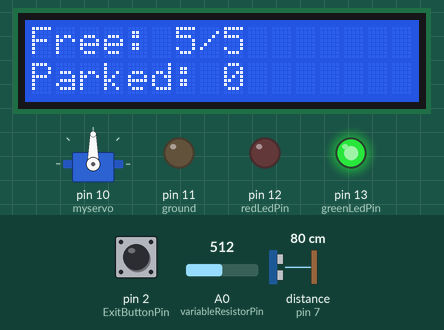
Simulated run of this sketch. Board: Arduino Uno, built with avr-gcc and run on an emulated ATmega328P. On the bench: servo, 16×2 character LCD, output pins drawn as LEDs (lit = HIGH). Wiring (inferred from the names in the program): ultrasonic range finder: trigger pin 6; echo pin 7. The inputs (shaded band) are chosen by the test bench; at power-on: distance to the obstacle (sensor on pin 7) 80 cm, pin 2 (ExitButtonPin) HIGH, A0 (variableResistorPin) = 512. The echo pulse lasts 58.3 µs per cm; pins used as bus, display or sensor lines are not drawn; what the sketch prints to the serial monitor is not drawn.

Above: at 3.3 s.
3.4 s: distance to the obstacle (sensor on pin 7) set to 54 cm
6.4 s: distance to the obstacle (sensor on pin 7) set to 47 cm
At 6.9 s:
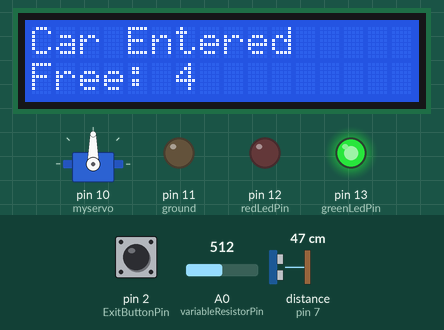
At 8.77 s:
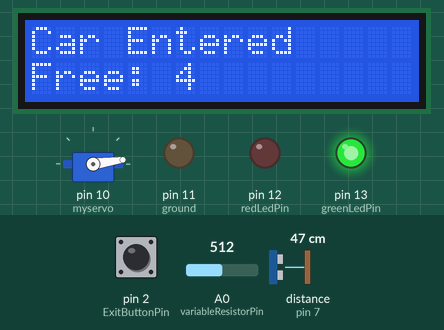
9.4 s: distance to the obstacle (sensor on pin 7) set to 60 cm
At 9.67 s:
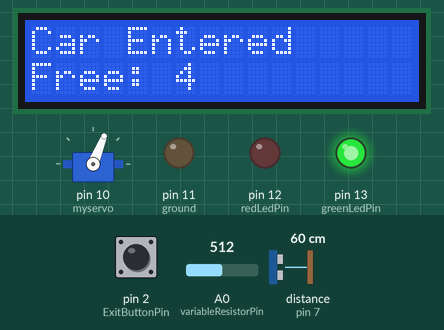
12.4 s: pin 2 (ExitButtonPin) pulled LOW for 3.2 s
At 18.1 s:
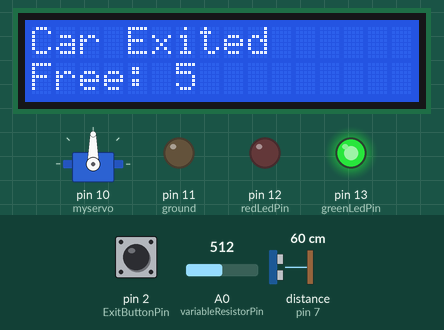
18.5 s: distance to the obstacle (sensor on pin 7) set to 120 cm
21.5 s: A0 (variableResistorPin) set to 106
24.5 s: A0 (variableResistorPin) set to 94
Timing chart, 0 to 27.5 s (numbered marks = the images above; inputs shaded):
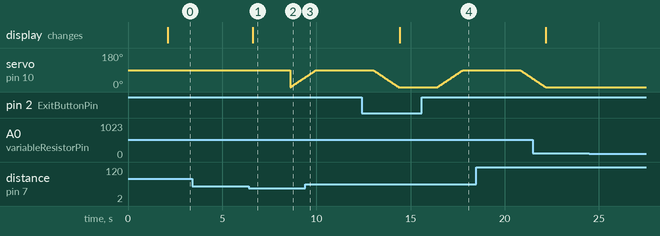

Measured:
- the behaviour switches between 51 and 50 cm on distance to the obstacle (sensor on pin 7) (found by bisection; images 0 and 1)
- after the input at 3.4 s, every drawn part: stays the same
- after the input at 6.4 s, the display: changes after 0.22 s (image 1)
- after the input at 12.4 s, the display: changes after 2.0 s (image 4)
- after the input at 24.5 s, every drawn part: stays the same

The sketch:

sketch_dec13e.ino
```cpp
#include <Servo.h>
#include <Wire.h>
#include <LiquidCrystal_I2C.h>

LiquidCrystal_I2C lcd(0x20, 16, 2); // I2C address 0x20, 16x2 LCD
Servo myservo;

// Pins for ultrasonic sensor and LEDs
#define trigPin 6
#define echoPin 7
#define redLedPin 12
#define greenLedPin 13
#define ground 11

// Variable resistor and manual override
#define variableResistorPin A0
#define ExitButtonPin 2

// Parking system variables
const int totalSpaces = 5;
int freeSpaces = totalSpaces;
int parkedCars = 0;

// Ultrasonic sensor variables
long duration;

// Initialize the system
void setup() {
  Serial.begin(9600); // Start serial communication at 9600 baud rate
  Serial.println("kjhiguyfdzxghh");
  pinMode(trigPin, OUTPUT);
  pinMode(echoPin, INPUT);
  pinMode(redLedPin, OUTPUT);
  pinMode(ground, OUTPUT);
  pinMode(greenLedPin, OUTPUT);
  pinMode(ExitButtonPin, INPUT_PULLUP);

  digitalWrite(ground, LOW);
  digitalWrite(redLedPin, LOW);
  digitalWrite(greenLedPin, HIGH);

  myservo.attach(10);
  lcd.begin(16, 2);

  Serial.println("Parking System Initialized"); // Debug message
  lcd.print("Parking System");
  delay(2000);
  lcd.clear();
  updateLCD();
}

void loop() {
  int distance = measureDistance(); // Measure distance from ultrasonic sensor
  int manualOverride = analogRead(variableResistorPin); // Read variable resistor value

  // Debugging serial prints for distance and manual override
  Serial.print("Measured Distance: ");
  Serial.print(distance);
  Serial.println(" cm");
  Serial.print("Manual Override Value: ");
  Serial.println(manualOverride);

  // Handle car entry
  if (freeSpaces > 0 && distance > 0 && distance < 50) {
    Serial.println("Car detected! Attempting entry...");
    handleCarEntry();
  }

  // Handle car exit
  if (digitalRead(ExitButtonPin) == LOW && freeSpaces < totalSpaces) {
    Serial.println("Exit button pressed! Attempting exit...");
    handleCarExit();
  }

  // Update LEDs and display
  updateLEDs();
  updateLCD();

  delay(100); // Delay for smoother operation
}

// Handle car entry
void handleCarEntry() {
  freeSpaces--;
  parkedCars++;

  // Serial debug prints
  Serial.println("Car Entered:");
  Serial.print("Free Spaces: ");
  Serial.println(freeSpaces);
  Serial.print("Parked Cars: ");
  Serial.println(parkedCars);

  lcd.clear();
  lcd.print("Car Entered");
  lcd.setCursor(0, 1);
  lcd.print("Free: ");
  lcd.print(freeSpaces);
  delay(2000);

  openGate();
  delay(3000);
  closeGate();
}

// Handle car exit
void handleCarExit() {
  freeSpaces++;
  parkedCars--;

  // Serial debug prints
  Serial.println("Car Exited:");
  Serial.print("Free Spaces: ");
  Serial.println(freeSpaces);
  Serial.print("Parked Cars: ");
  Serial.println(parkedCars);

  lcd.clear();
  lcd.print("Car Exited");
  lcd.setCursor(0, 1);
  lcd.print("Free: ");
  lcd.print(freeSpaces);
  delay(2000);

  openGate();
  delay(3000);
  closeGate();
}

// Measure distance using ultrasonic sensor
int measureDistance() {
  digitalWrite(trigPin, LOW);
  delayMicroseconds(2);
  digitalWrite(trigPin, HIGH);
  delayMicroseconds(10);
  digitalWrite(trigPin, LOW);

  duration = pulseIn(echoPin, HIGH);
  int distance = duration * 0.034 / 2; // Convert to cm

  // Serial debug print for distance
  Serial.print("Ultrasonic Sensor Distance: ");
  Serial.print(distance);
  Serial.println(" cm");

  return distance;
}

// Open gate
void openGate() {
  Serial.println("Opening Gate...");
  for (int pos = 0; pos <= 90; pos++) {
    myservo.write(pos);
    delay(15);
  }
  Serial.println("Gate Opened.");
}

// Close gate
void closeGate() {
  Serial.println("Closing Gate...");
  for (int pos = 90; pos >= 0; pos--) {
    myservo.write(pos);
    delay(15);
  }
  Serial.println("Gate Closed.");
}

// Update LEDs based on parking availability
void updateLEDs() {
  if (freeSpaces == 0) {
    digitalWrite(redLedPin, HIGH);
    digitalWrite(greenLedPin, LOW);
    Serial.println("Parking Full. Red LED ON.");
  } else {
    digitalWrite(redLedPin, LOW);
    digitalWrite(greenLedPin, HIGH);
    Serial.println("Spaces Available. Green LED ON.");
  }
}

// Update LCD display
void updateLCD() {
  lcd.clear();
  lcd.print("Free: ");
  lcd.print(freeSpaces);
  lcd.print("/");
  lcd.print(totalSpaces);
  lcd.setCursor(0, 1);
  lcd.print("Parked: ");
  lcd.print(parkedCars);

  // Serial debug prints
  Serial.print("LCD Display -> Free: ");
  Serial.print(freeSpaces);
  Serial.print("/");
  Serial.println(totalSpaces);
  Serial.print("Parked Cars: ");
  Serial.println(parkedCars);
}
```
